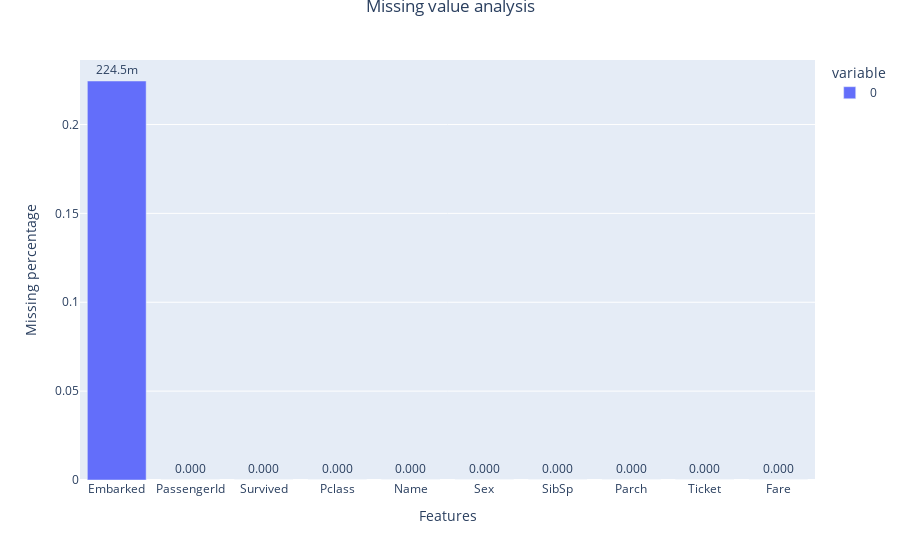

The notebook cell this image was saved under:
### Code cell
fig = px.bar((df.isna().mean().sort_values(ascending=False))*100,text_auto='.4s')
fig.update_traces(textfont_size=12, textangle=0, textposition="outside",cliponaxis=False)
fig.update_layout(xaxis_title="Features", yaxis_title="Missing percentage",
                 title={
        'text': "Missing value analysis",
        'y':1,
        'x':0.5,
        'xanchor': 'center',
        'yanchor': 'top'})
fig.show()

### Figure 1 — Plotly figure (JSON) as saved in the notebook; plotly's stock layout.template omitted (floating-point values rounded to 4 significant figures)
{"data": [{"alignmentgroup": "True", "cliponaxis": false, "hovertemplate": "variable=0<br>index=%{x}<br>value=%{y}<extra></extra>", "legendgroup": "0", "marker": {"color": "#636efa", "pattern": {"shape": ""}}, "name": "0", "offsetgroup": "0", "orientation": "v", "showlegend": true, "textangle": 0, "textfont": {"size": 12}, "textposition": "outside", "texttemplate": "%{y:.4s}", "type": "bar", "x": ["Embarked", "PassengerId", "Survived", "Pclass", "Name", "Sex", "SibSp", "Parch", "Ticket", "Fare"], "xaxis": "x", "y": [0.2245, 0, 0, 0, 0, 0, 0, 0, 0, 0], "yaxis": "y"}], "layout": {"barmode": "relative", "legend": {"title": {"text": "variable"}, "tracegroupgap": 0}, "margin": {"t": 60}, "title": {"text": "Missing value analysis", "x": 0.5, "xanchor": "center", "y": 1, "yanchor": "top"}, "xaxis": {"anchor": "y", "domain": [0, 1], "title": {"text": "Features"}}, "yaxis": {"anchor": "x", "domain": [0, 1], "title": {"text": "Missing percentage"}}}}
